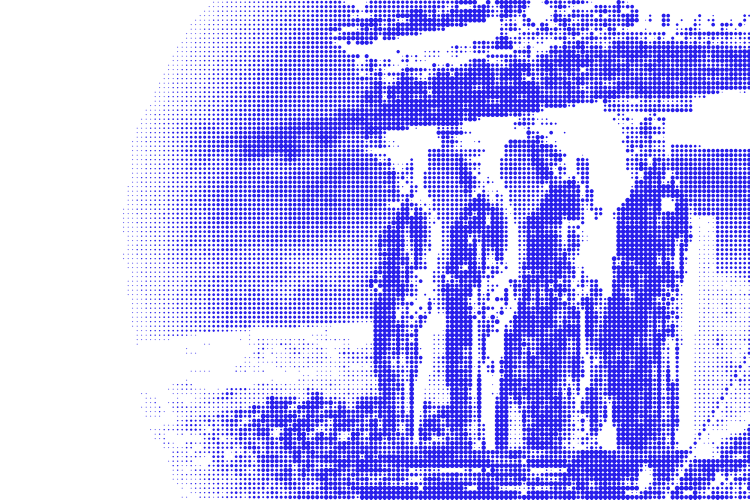
#> input picture art/3d/caryatids-blue-dots.png, 1500 x 999 px, given in place of Temple-of-Zeus-Olympieion.jpg (1).webp, which was not available (shown at 1/2 size)
$ python dashify.py
#> lines starting #> are read from the running program, lines starting #| are printed output that depends on the picture; pictures that were not available may be replaced by others from this repository, and a replacement may not be noted
#!/usr/bin/env python3
"""Convert the Temple of Zeus photo into a blue dashed-line halftone."""
from PIL import Image, ImageDraw, ImageOps, ImageFilter
import sys

SRC = sys.argv[2] if len(sys.argv) > 2 else "Temple-of-Zeus-Olympieion.jpg (1).webp"
OUT = sys.argv[1] if len(sys.argv) > 1 else "temple-blue-dashes.png"

# ---- tunables -------------------------------------------------------------
SCALE      = 3          # supersample factor for crisp rounded caps
OUT_W      = 1500       # final width (px); height follows source aspect
ROW_PITCH  = 7          # vertical distance between scan lines (px, final)
LINE_THICK = 3          # dash thickness (px, final)
CELL_W     = 8          # horizontal sampling cell (px, final)
GAP        = 2          # min gap kept between dashes inside a cell (px, final)
LOW_PT     = 0.32       # luminance at/below this -> no dash (empty)
HIGH_PT    = 0.80       # luminance at/above this -> full-length dash
CONTRAST   = 1.25       # >1 hardens the midtone rolloff
import os
if os.environ.get("MONO_BLUE"):
    BLUE   = (150, 185, 255)   # light periwinkle dashes
    BG     = (12, 14, 60)      # deep blue field (no white)
else:
    BLUE   = (32, 22, 240)     # ink color
    BG     = (255, 255, 255)   # paper
# ---------------------------------------------------------------------------

src = Image.open(SRC).convert("RGB")
#> src is the input picture: PIL image 1500x999 RGB; mean R, G, B 187.7, 184.6, 248.7
aspect = src.height / src.width
#> aspect = 0.666
OUT_H = int(round(OUT_W * aspect))
#> OUT_H = 999

# work at supersampled resolution
W, H = OUT_W * SCALE, OUT_H * SCALE
#> W = 4500; H = 2997
pitch = ROW_PITCH * SCALE
thick = LINE_THICK * SCALE
cell  = CELL_W * SCALE
gap   = GAP * SCALE

# luminance map, sampled at the output grid
gray = ImageOps.grayscale(src).resize((W, H), Image.LANCZOS)
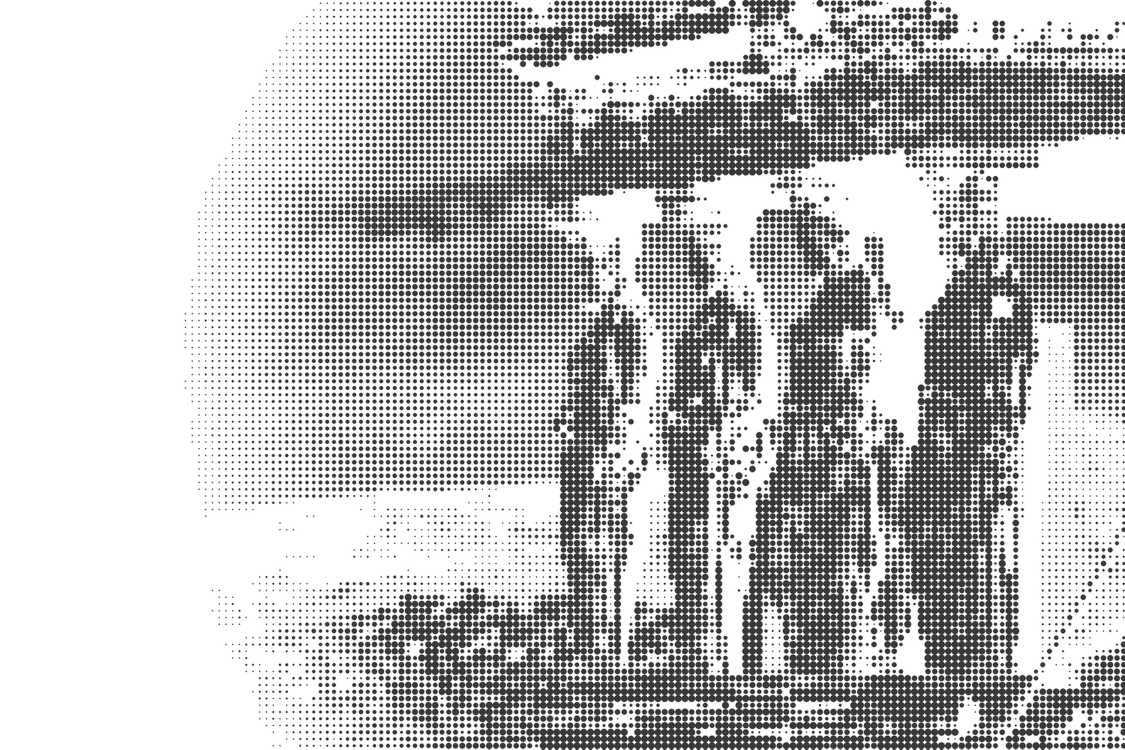
#> gray: PIL image 4500x2997 L (shown at 1/4 size); min 0, max 255, mean 192.3
gray = gray.filter(ImageFilter.GaussianBlur(radius=SCALE * 0.6))
px = gray.load()

canvas = Image.new("RGB", (W, H), BG)
#> canvas: PIL image 4500x2997 RGB; every value is 255
draw = ImageDraw.Draw(canvas)

INVERT = bool(os.environ.get("MONO_BLUE"))

def ink_amount(lum):
    """0..1 dash length for a 0..255 luminance (BRIGHT -> longer dash)."""
    b = lum / 255.0
    if INVERT:
        b = 1.0 - b   # dark structure -> long bright dash (glows on dark field)
    if b <= LOW_PT:
        d = 0.0
    elif b >= HIGH_PT:
        d = 1.0
    else:
        d = (b - LOW_PT) / (HIGH_PT - LOW_PT)
    # harden midtones around 0.5
    d = d ** CONTRAST
    return d

ncells = W // cell
#> ncells = 187
y = pitch // 2
while y < H:
    x = 0
    while x < ncells * cell:
        # average luminance of the cell (sample a few points)
        cx0, cx1 = x, min(x + cell, W - 1)
        sy = min(y, H - 1)
        lum = (px[cx0, sy] + px[(cx0 + cx1) // 2, sy] + px[cx1, sy]) / 3.0
        d = ink_amount(lum)
        max_len = cell - gap
        dash = d * max_len
        if dash >= SCALE:  # skip sub-pixel specks
            cxm = x + cell / 2.0
            x0 = cxm - dash / 2.0
            x1 = cxm + dash / 2.0
            y0 = y - thick / 2.0
            y1 = y + thick / 2.0
            r = thick / 2.0
            draw.rounded_rectangle([x0, y0, x1, y1], radius=r, fill=BLUE)
        x += cell
    y += pitch

final = canvas.resize((OUT_W, OUT_H), Image.LANCZOS)
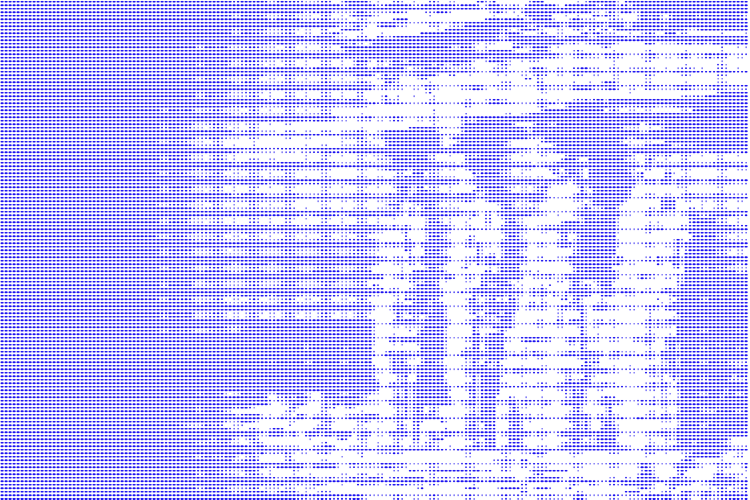
#> final: PIL image 1500x999 RGB (shown at 1/2 size); mean R, G, B 201.6, 199.3, 251.4
final.save(OUT)
print(f"wrote {OUT} ({OUT_W}x{OUT_H})")
#| wrote temple-blue-dashes.png (1500x999)
